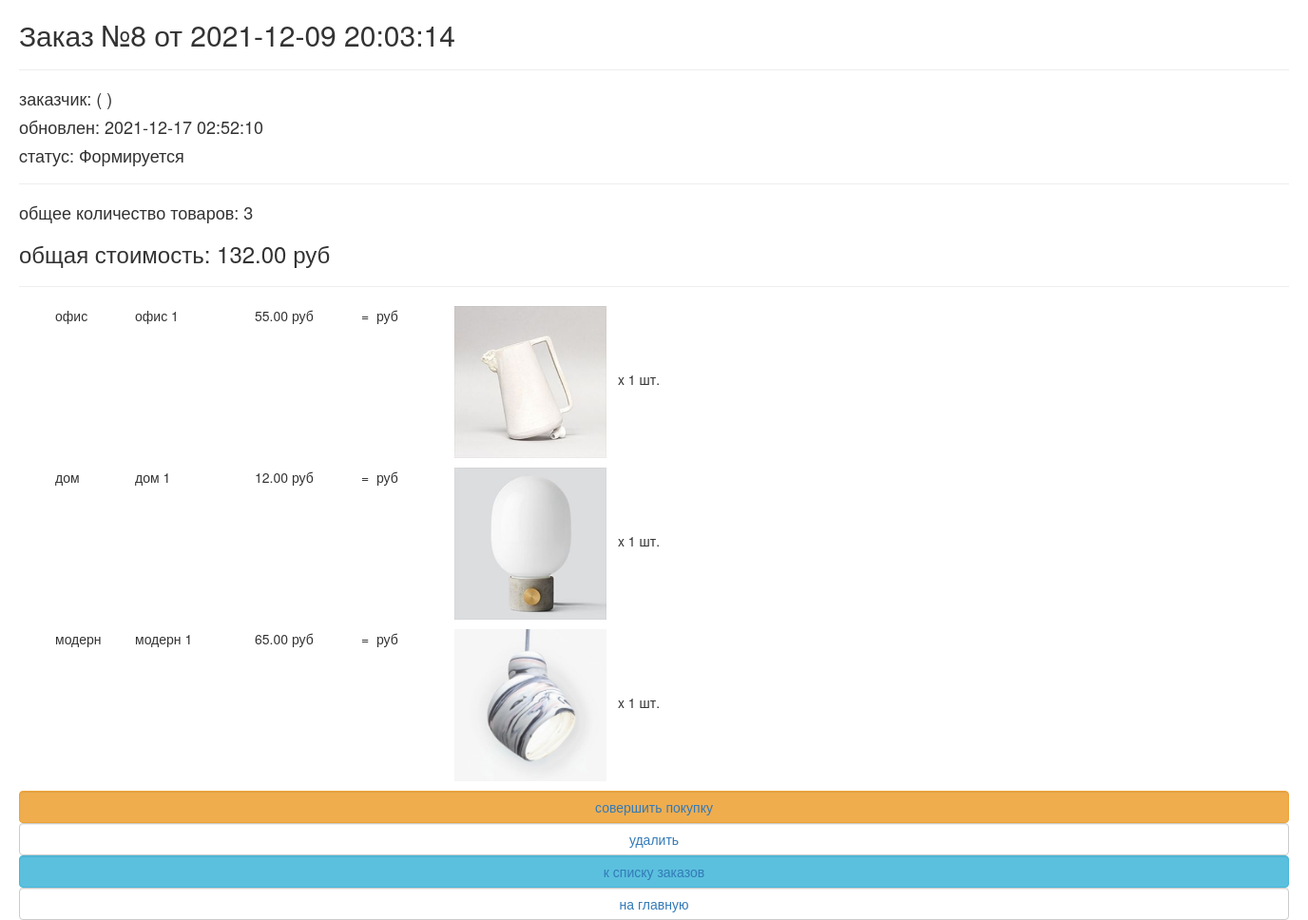
Screenshot of /order/read/8/ with the database file from the repository.
### ordersapp/models.py (models this page shows, shortened)
class Order(models.Model):
    STATUS_FORMING = 'FM'
    STATUS_SEND_TO_PROCEED = 'STP'
    STATUS_PROCEEDED = 'PRD'
    STATUS_PAID = 'PD'
    STATUS_DONE = 'DN'
    STATUS_CANCELED = 'CN'
    STATUSES = (
        (STATUS_FORMING, 'Формируется'),
        (STATUS_SEND_TO_PROCEED, 'Отправлен на обработку'),
        (STATUS_PROCEEDED, 'Обработан'),
        (STATUS_PAID, 'Оплачен'),
        (STATUS_DONE, 'Готов'),
        (STATUS_CANCELED, 'Отменён')
    )
    user = models.ForeignKey(settings.AUTH_USER_MODEL, on_delete=models.CASCADE)
    status = models.CharField(choices=STATUSES, default=STATUS_FORMING, max_length=3, verbose_name='статус')
    is_active = models.BooleanField(default=True, verbose_name='активен')
    created_at = models.DateTimeField(auto_now_add=True)
    updated_at = models.DateTimeField(auto_now=True)
    def get_summary(self):
        items = self.orderitems.select_related()
        return {
            'total_cost': sum(list(map(lambda x: x.quantity * x.product.price, items))),
            'total_quantity': sum(list(map(lambda x: x.quantity, items)))
        }

class OrderItem(models.Model):
    order = models.ForeignKey(Order, on_delete=models.CASCADE, related_name='orderitems')
    product = models.ForeignKey(Product, on_delete=models.CASCADE, verbose_name='Продукт')
    quantity = models.PositiveSmallIntegerField(default=0, verbose_name='Колличество')

### mainapp/models.py (models this page shows, shortened)
class Product(models.Model):
    category = models.ForeignKey(ProductCategory, on_delete=models.CASCADE, verbose_name='категория')
    name = models.CharField(max_length=128, verbose_name='название')
    image = models.ImageField(upload_to='products', blank=True, verbose_name='картинка')
    short_desc = models.CharField(max_length=255, blank=True, verbose_name='краткое описание')
    description = models.TextField(blank=True, verbose_name='описание')
    price = models.DecimalField(max_digits=10, decimal_places=2, default=0, verbose_name='цена')
    quantity = models.PositiveIntegerField(default=0, verbose_name='количество на складе')
    is_active = models.BooleanField(default=True)

class ProductCategory(models.Model):
    name = models.CharField(max_length=64, unique=True, verbose_name='название')
    description = models.TextField(blank=True, verbose_name='описание')
    is_active = models.BooleanField(default=True)
    class Meta:
        verbose_name='категория'
        verbose_name_plural='категории'

### ordersapp/views.py (the view)
# urls.py: path('read/<pk>/', ordersapp.OrderReadView.as_view(), name='read'),
class OrderReadView(DetailView):
    model = Order
    def get_context_data(self, **kwargs):
        context = super(OrderReadView, self).get_context_data(**kwargs)
        context['title'] = 'заказ/просмотр'
        return context

### mainapp/context_processors.py (called while the page is built)
def basket(request):
    basket_items = []
    if request.user.is_authenticated:
        basket_items = Basket.objects.filter(user=request.user)
    return {
        'basket': basket_items
    }

### ordersapp/templates/ordersapp/order_detail.html
{% extends "ordersapp/base.html" %}
{% load static %}
{% load my_tags %}
{% block content %}
   {% include 'ordersapp/includes/inc_order_summary.html' %}
   <div class="basket_list">
       {% for item in object.orderitems.select_related %}
           <div class="basket_record">
               <img src="/media/{{ item.product.image }}"
                    alt="{{ item.product.short_desc }}"
                    style="height: 20vh;">
               <span class="category_name">
                   {{ item.product.category.name }}
               </span>
               <span class="product_name">{{ item.product.name }}</span>
               <span class="product_price">
                   {{ item.product.price }}&nbspруб
               </span>
               <span class="product_cost">
                    = {{ item.get_product_cost }}&nbspруб
               </span>
               <span class="product_quantitiy" style="margin-left: 1vh;">
                   x {{ item.quantity }} шт.
               </span>
           </div>
       {% endfor %}
   </div>
   {% include 'ordersapp/includes/inc_order_actions.html' %}
{% endblock %}

### ordersapp/templates/ordersapp/includes/inc_order_summary.html (shortened to what this page needs)
{% if object %}
    <div class="h2">Заказ №{{ object.pk }} от {{ object.created_at|date:"Y-m-d H:i:s" }}</div>
    <hr>
    <div class="h4">заказчик: {{ user.username }} ({{ user.last_name }} {{ user.first_name }}) </div>
    <div class="h4">обновлен: {{ object.updated_at|date:"Y-m-d H:i:s" }}</div>
    <div class="h4">cтатус: {{ object.get_status_display }}</div>
    <hr>
    {% with object_summary=object.get_summary %}
        <div class="h4">
            общее количество товаров: <span class="order_total_quantity">{{ object_summary.total_quantity }}</span>
        </div>
        <div class="h3">
            общая стоимость: <span class="order_total_cost">{{ object_summary.total_cost }}</span> руб
        </div>
    {% endwith %}
{% endif %}
<hr>

### static/css/style.css (style rules this page uses)
* { margin: 0; padding: 0; }
body { new_product font-family: 'Montserrat', sans-serif; }
html, body { height: 100%; }
.basket_list { margin: 0 10px; }
.basket_list span.category_name { margin-left: 2em; width: 5em; position: relative; display: block; float: left; }
.basket_list span.product_name { margin-left: 1em; width: 8em; position: relative; display: block; float: left; }
.basket_list span.product_price { margin-left: 1em; width: 7em; position: relative; display: block; float: left; }
.basket_list span.product_cost { margin-left: 1em; width: 7em; position: relative; display: block; float: left; }
.basket_list .basket_record { position: relative; display: block; height: 170px; float: none; }

### rows the page displays
Order: pk "8", created_at "2021-12-09 20:03:14", updated_at "2021-12-17 02:52:10", status "Формируется"
OrderItem: product.image (picture), product.category.name "офис", product.name "офис 1", product.price "55.00", quantity "1"
OrderItem: product.image (picture), product.category.name "дом", product.name "дом 1", product.price "12.00", quantity "1"
OrderItem: product.image (picture), product.category.name "модерн", product.name "модерн 1", product.price "65.00", quantity "1"

### other values shown
{{ object_summary.total_quantity }} "3"
{{ object_summary.total_cost }} "132.00"
